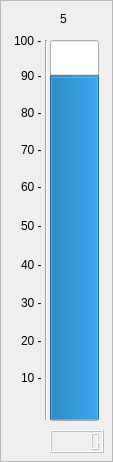
             <widget class="QFrame" name="frame_53">
              <property name="frameShape">
               <enum>QFrame::StyledPanel</enum>
              </property>
              <property name="frameShadow">
               <enum>QFrame::Raised</enum>
              </property>
              <widget class="QLCDNumber" name="lcdNumber_fuel_rack_posbar">
               <property name="enabled">
                <bool>false</bool>
               </property>
               <property name="geometry">
                <rect>
                 <x>50</x>
                 <y>430</y>
                 <width>54</width>
                 <height>23</height>
                </rect>
               </property>
               <property name="sizePolicy">
                <sizepolicy hsizetype="Fixed" vsizetype="Minimum">
                 <horstretch>0</horstretch>
                 <verstretch>0</verstretch>
                </sizepolicy>
               </property>
               <property name="maximumSize">
                <size>
                 <width>54</width>
                 <height>16777215</height>
                </size>
               </property>
               <property name="layoutDirection">
                <enum>Qt::LeftToRight</enum>
               </property>
              </widget>
              <widget class="QProgressBar" name="fuel_rack_posbar">
               <property name="geometry">
                <rect>
                 <x>50</x>
                 <y>40</y>
                 <width>49</width>
                 <height>381</height>
                </rect>
               </property>
               <property name="styleSheet">
                <string notr="true"/>
               </property>
               <property name="maximum">
                <number>100</number>
               </property>
               <property name="value">
                <number>90</number>
               </property>
               <property name="textVisible">
                <bool>false</bool>
               </property>
               <property name="orientation">
                <enum>Qt::Vertical</enum>
               </property>
              </widget>
              <widget class="Line" name="line_108">
               <property name="geometry">
                <rect>
                 <x>45</x>
                 <y>40</y>
                 <width>2</width>
                 <height>380</height>
                </rect>
               </property>
               <property name="orientation">
                <enum>Qt::Vertical</enum>
               </property>
              </widget>
              <widget class="QLabel" name="label_366">
               <property name="geometry">
                <rect>
                 <x>21</x>
                 <y>370</y>
                 <width>24</width>
                 <height>16</height>
                </rect>
               </property>
               <property name="text">
                <string>10 -</string>
               </property>
              </widget>
              <widget class="QLabel" name="label_367">
               <property name="geometry">
                <rect>
                 <x>60</x>
                 <y>10</y>
                 <width>17</width>
                 <height>17</height>
                </rect>
               </property>
               <property name="text">
                <string>5</string>
               </property>
              </widget>
              <widget class="QLabel" name="label_368">
               <property name="geometry">
                <rect>
                 <x>21</x>
                 <y>333</y>
                 <width>24</width>
                 <height>16</height>
                </rect>
               </property>
               <property name="text">
                <string>20 -</string>
               </property>
              </widget>
              <widget class="QLabel" name="label_369">
               <property name="geometry">
                <rect>
                 <x>21</x>
                 <y>295</y>
                 <width>24</width>
                 <height>16</height>
                </rect>
               </property>
               <property name="text">
                <string>30 -</string>
               </property>
              </widget>
              <widget class="QLabel" name="label_370">
               <property name="geometry">
                <rect>
                 <x>21</x>
                 <y>257</y>
                 <width>24</width>
                 <height>16</height>
                </rect>
               </property>
               <property name="text">
                <string>40 -</string>
               </property>
              </widget>
              <widget class="QLabel" name="label_371">
               <property name="geometry">
                <rect>
                 <x>21</x>
                 <y>218</y>
                 <width>24</width>
                 <height>16</height>
                </rect>
               </property>
               <property name="text">
                <string>50 -</string>
               </property>
              </widget>
              <widget class="QLabel" name="label_372">
               <property name="geometry">
                <rect>
                 <x>21</x>
                 <y>179</y>
                 <width>24</width>
                 <height>16</height>
                </rect>
               </property>
               <property name="text">
                <string>60 -</string>
               </property>
              </widget>
              <widget class="QLabel" name="label_373">
               <property name="geometry">
                <rect>
                 <x>21</x>
                 <y>142</y>
                 <width>24</width>
                 <height>16</height>
                </rect>
               </property>
               <property name="text">
                <string>70 -</string>
               </property>
              </widget>
              <widget class="QLabel" name="label_374">
               <property name="geometry">
                <rect>
                 <x>21</x>
                 <y>105</y>
                 <width>24</width>
                 <height>16</height>
                </rect>
               </property>
               <property name="text">
                <string>80 -</string>
               </property>
              </widget>
              <widget class="QLabel" name="label_375">
               <property name="geometry">
                <rect>
                 <x>21</x>
                 <y>68</y>
                 <width>24</width>
                 <height>16</height>
                </rect>
               </property>
               <property name="text">
                <string>90 -</string>
               </property>
              </widget>
              <widget class="QLabel" name="label_376">
               <property name="geometry">
                <rect>
                 <x>14</x>
                 <y>31</y>
                 <width>31</width>
                 <height>20</height>
                </rect>
               </property>
               <property name="text">
                <string>100 -</string>
               </property>
              </widget>
             </widget>
